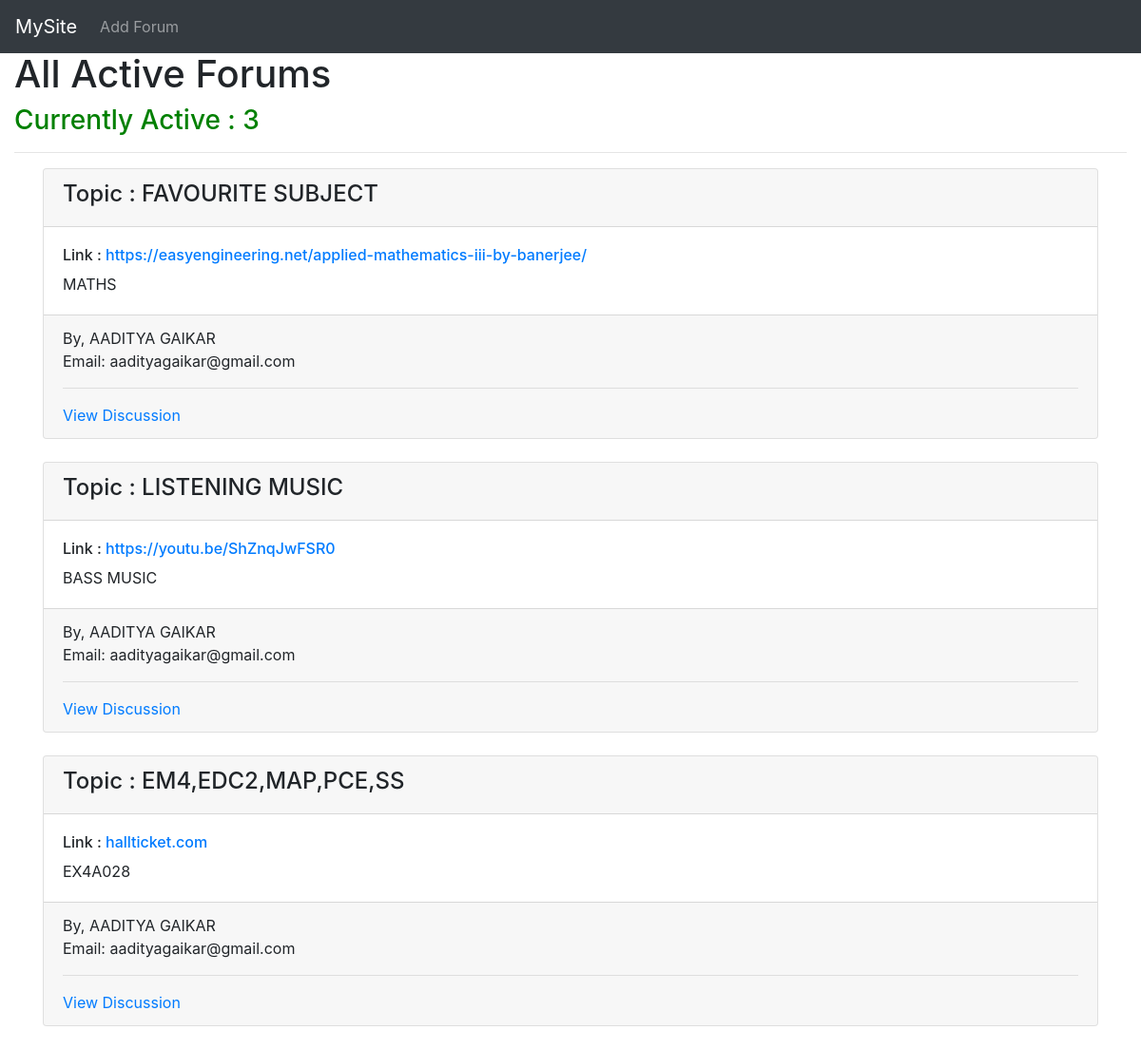
The page / on the database its author committed.
### blog/models.py (models this page shows, shortened)
class Forums(models.Model):
    Name = models.CharField(max_length = 100)
    Email = models.CharField(max_length = 100)
    Topic = models.CharField(max_length = 100, unique=True)
    Description = models.CharField(max_length = 1000)
    Link = models.CharField(max_length = 100)

### blog/views.py (the view)
# urls.py: path('', home, name = "home"),
def home(request):
    context = {
        'forum_count':Forums.objects.all().count(),
        'forums': Forums.objects.all()
    }
    return render(request,"home.html", context)

### blog/templates/home.html (shortened to what this page needs)
<!DOCTYPE html>
<html lang="en">
<head>
    <link rel="stylesheet" href="https://maxcdn.bootstrapcdn.com/bootstrap/4.5.2/css/bootstrap.min.css">
</head>
<body>
    <nav class="navbar navbar-expand-sm bg-dark navbar-dark fixed-top">
        <a class="navbar-brand" href="/">MySite</a>
        <ul class="navbar-nav">
            <li class="nav-item">
                <a class="nav-link" href="/AddForum">Add Forum</a>
            </li>
        </ul>
    </nav>
    <br>
    <div class="container-fluid" style="margin-top:30px">
        <h1>All Active Forums</h1>
        <h3 style="color: green;">Currently Active : {{forum_count}}</h3>
        <hr>
        <div class="container">
            {% for forum in forums %}
            <div class="card">
                <div class="card-header"><h4>Topic : {{forum.Topic}}</h4></div>
                <div class="card-body">
                    <h6 class="">Link : <a href="{{forum.Link}}">{{forum.Link}}</a></h3>
                    <p class="card-text">{{forum.Description}}</p>
                </div>
                <div class="card-footer">
                    <div> By, {{forum.Name}}</div>
                    <div>Email: {{forum.Email}}</div>
                    <hr>
                    <a href="/Discussion/{{forum.Topic}}" class="card-link">View Discussion</a>
                </div>
            </div>
            <br>
            {% endfor %}
        </div>
    </div>
</body>
</html>

### rows shown on the page
Forums: Topic "FAVOURITE SUBJECT", Link "https://easyengineering.net/applied-mathematics-iii-by-banerjee/", Description "MATHS", Name "AADITYA GAIKAR", Email "aadityagaikar@gmail.com"
Forums: Topic "LISTENING MUSIC", Link "https://youtu.be/ShZnqJwFSR0", Description "BASS MUSIC", Name "AADITYA GAIKAR", Email "aadityagaikar@gmail.com"
Forums: Topic "EM4,EDC2,MAP,PCE,SS", Link "hallticket.com", Description "EX4A028", Name "AADITYA GAIKAR", Email "aadityagaikar@gmail.com"

### other values the page prints
{{ forum_count }} "3"
